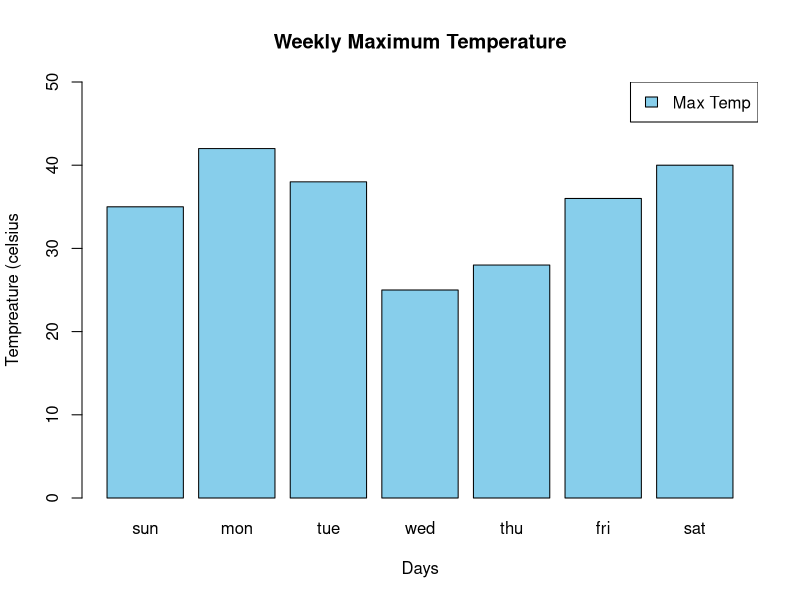

The R script that drew this image:
Tempreature <- c(35, 42, 38, 25, 28, 36, 40)
Days <- c("sun", "mon", "tue", "wed", "thu", "fri", "sat")

barplot(height = Tempreature,
        names.arg = Days,
        main = "Weekly Maximum Temperature",
        xlab = "Days",
        ylab = "Tempreature (celsius",
        col = "skyblue",
        ylim = c(0, 50)
        )

legend("topright", legend = "Max Temp", fill = "skyblue")